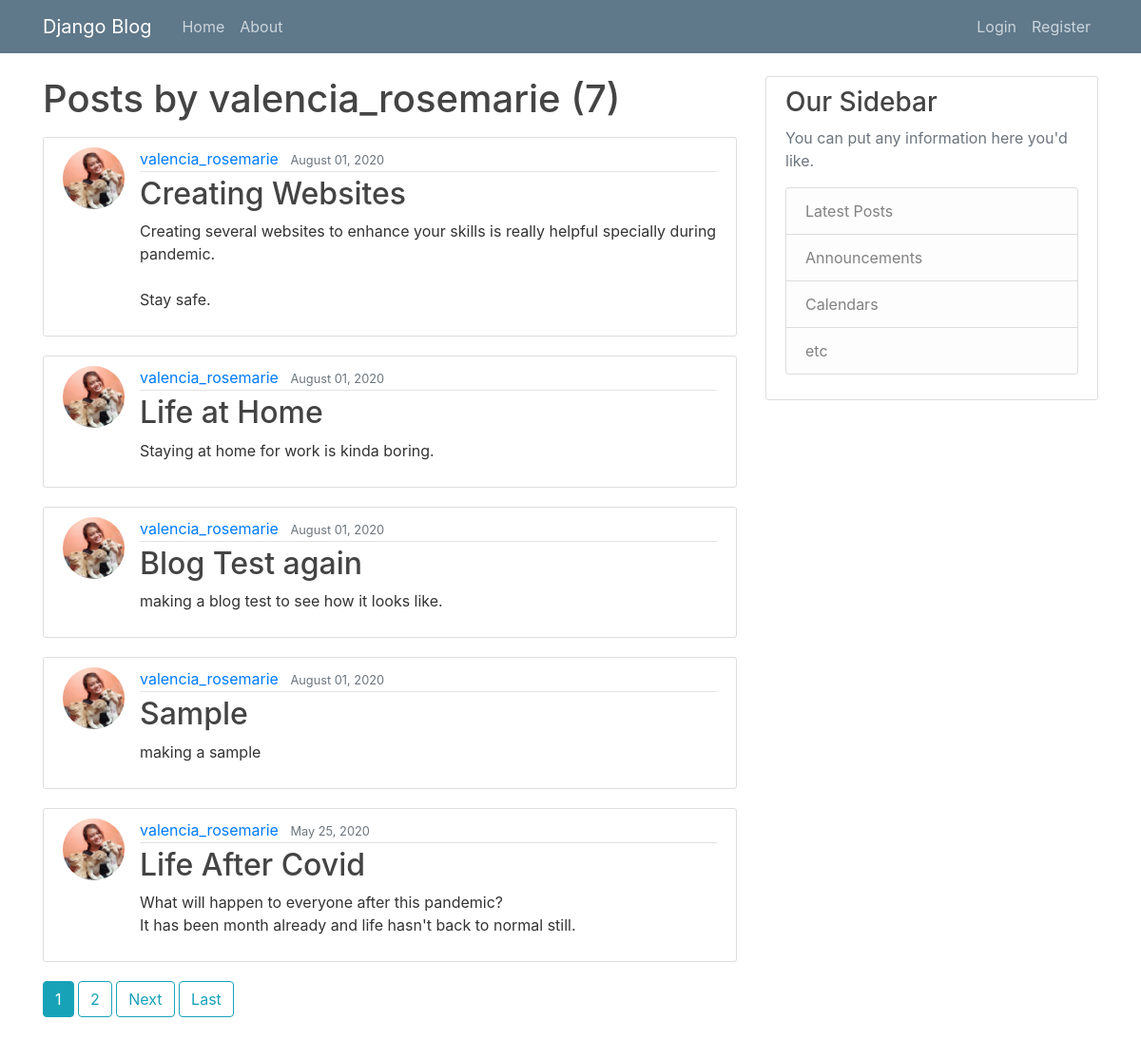
The page /user/valencia_rosemarie on the database its author committed.
### blog/models.py (models this page shows, shortened)
class Post(models.Model):
    title = models.CharField(max_length=100)
    content = models.TextField()
    date_posted = models.DateTimeField(default=timezone.now)
    author = models.ForeignKey(User, on_delete=models.CASCADE)

### users/models.py (models this page shows, shortened)
class Profile(models.Model):
    user=models.OneToOneField(User, on_delete=models.CASCADE)
    image=models.ImageField(default='default.png', upload_to='profile_pics')

### blog/views.py (the view)
# urls.py: path('user/<str:username>', UserPostListView.as_view(), name='user-posts'),
class UserPostListView(ListView):
    model = Post
    template_name = 'blog/user_posts.html'
    context_object_name = 'posts'
    paginate_by = 5
    def get_queryset(self):
        user =get_object_or_404(User, username=self.kwargs.get('username'))
        return Post.objects.filter(author=user).order_by('-date_posted')

### blog/templates/blog/user_posts.html (shortened to what this page needs)
{% extends "blog/base.html" %}
{% block content %}
    <h1 class="mb-3" >Posts by {{ view.kwargs.username }} ({{ page_obj.paginator.count }})</h1>
    {% for post in posts %}
        <article class="media content-section">
            <img class="rounded-circle article-img" src="{{ post.author.profile.image.url }}" alt="">
          <div class="media-body">
            <div class="article-metadata">
              <a class="mr-2" href="{% url 'user-posts' post.author.username %}">{{ post.author }}</a>
              <small class="text-muted">{{ post.date_posted|date:"F d, Y" }}</small>
            </div>
            <h2><a class="article-title" href="{% url 'post-detail'  post.id %}">{{ post.title }}</a></h2>
            <p class="article-content">{{ post.content }}</p>
          </div>
        </article>
    {% endfor %}
    {% if is_paginated %}
        {% for num in page_obj.paginator.page_range %}
            {% if page_obj.number == num %}
                <a class="btn btn-info mb-4" href="?page={{ num }}">{{ num }}</a>
            {% elif num > page_obj.number|add:'-3' and num < page_obj.number|add:'3' %}
                 <a class="btn btn-outline-info mb-4" href="?page={{ num }}">{{ num }}</a>
            {% endif %}
        {% endfor %}
        {% if page_obj.has_next %}
            <a class="btn btn-outline-info mb-4" href="?page={{ page_obj.next_page_number }}">Next</a>
            <a class="btn btn-outline-info mb-4" href="?page={{ page_obj.paginator.num_pages}}">Last</a>
        {% endif %}
    {% endif %}
{% endblock content %}

### blog/static/main.css (style rules this page uses)
body { background: background: #fafafa; color: #333333; margin-top: 5rem; }
h1, h2, h3, h4, h5, h6 { color: #444444; }
.content-section { background: #ffffff; padding: 10px 20px; border: 1px solid #dddddd; border-radius: 3px; margin-bottom: 20px; }
.article-title { color: #444444; }
.article-content { white-space: pre-line; }
.article-img { height: 65px; width: 65px; margin-right: 16px; }
.article-metadata { padding-bottom: 1px; margin-bottom: 4px; border-bottom: 1px solid #e3e3e3 }

### rows shown on the page
Post: author.profile.image (picture), author "valencia_rosemarie", date_posted "August 01, 2020", title "Creating Websites", content "Creating several websites to enhance your skills is really helpful specially during pandemic. Stay safe."
Post: author.profile.image (picture), author "valencia_rosemarie", date_posted "August 01, 2020", title "Life at Home", content "Staying at home for work is kinda boring."
Post: author.profile.image (picture), author "valencia_rosemarie", date_posted "August 01, 2020", title "Blog Test again", content "making a blog test to see how it looks like."
Post: author.profile.image (picture), author "valencia_rosemarie", date_posted "August 01, 2020", title "Sample", content "making a sample"
Post: author.profile.image (picture), author "valencia_rosemarie", date_posted "May 25, 2020", title "Life After Covid", content "What will happen to everyone after this pandemic? It has been month already and life hasn't back to normal still."

### other values the page prints
{{ view.kwargs.username }} "valencia_rosemarie"
{{ page_obj.paginator.count }} "7"
{{ num }} "1"
{{ num }} "2"
